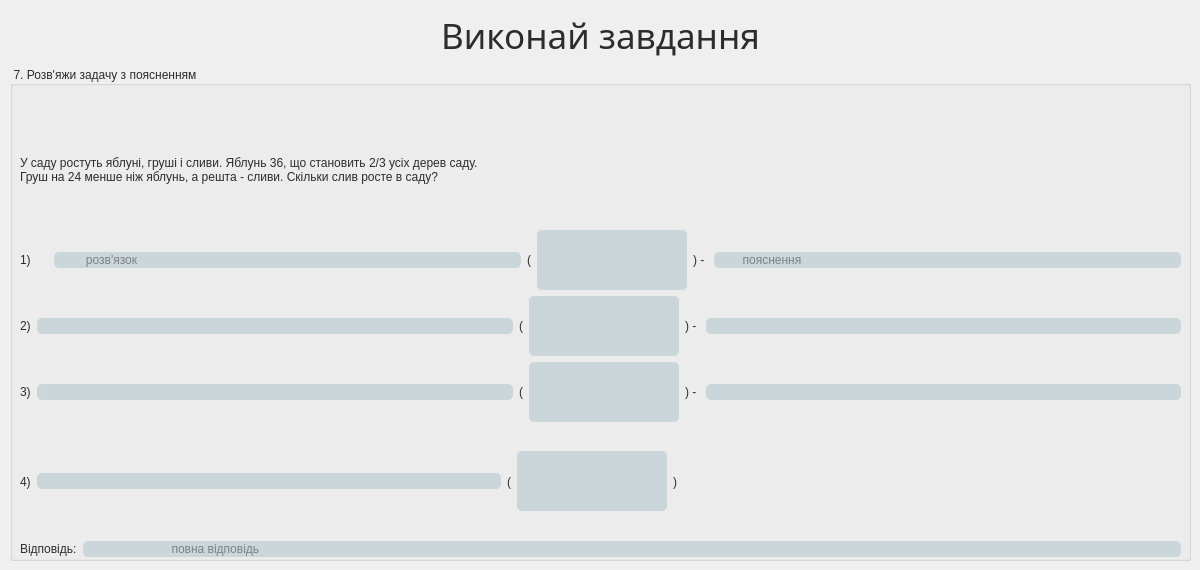
     <widget class="QWidget" name="page_5">
      <widget class="QWidget" name="layoutWidget">
       <property name="geometry">
        <rect>
         <x>10</x>
         <y>10</y>
         <width>1181</width>
         <height>551</height>
        </rect>
       </property>
       <layout class="QVBoxLayout" name="verticalLayout_18">
        <item>
         <widget class="QLabel" name="mainTask_5">
          <property name="minimumSize">
           <size>
            <width>500</width>
            <height>40</height>
           </size>
          </property>
          <property name="maximumSize">
           <size>
            <width>16777215</width>
            <height>50</height>
           </size>
          </property>
          <property name="font">
           <font>
            <family>Futura PT Book Italic</family>
            <pointsize>26</pointsize>
            <weight>50</weight>
            <italic>false</italic>
            <bold>false</bold>
           </font>
          </property>
          <property name="styleSheet">
           <string notr="true">color:rgb(45, 44, 44);
font: 26pt &quot;Futura PT Book Italic&quot;;</string>
          </property>
          <property name="text">
           <string>Виконай завдання</string>
          </property>
          <property name="alignment">
           <set>Qt::AlignCenter</set>
          </property>
         </widget>
        </item>
        <item>
         <widget class="QGroupBox" name="task_7">
          <property name="styleSheet">
           <string notr="true">color:rgb(45, 44, 44);
font: 26pt &quot;Yu Gothic UI Semilight&quot;;
</string>
          </property>
          <property name="title">
           <string>7. Розв'яжи задачу з поясненням</string>
          </property>
          <widget class="QWidget" name="layoutWidget">
           <property name="geometry">
            <rect>
             <x>10</x>
             <y>50</y>
             <width>1161</width>
             <height>441</height>
            </rect>
           </property>
           <layout class="QVBoxLayout" name="verticalLayout_17">
            <item>
             <widget class="QLabel" name="task_7_1">
              <property name="styleSheet">
               <string notr="true">color:rgb(45, 44, 44);
font: 20pt &quot;Yu Gothic UI Semilight&quot;;
</string>
              </property>
              <property name="text">
               <string>У саду ростуть яблуні, груші і сливи. Яблунь 36, що становить 2/3 усіх дерев саду. 
Груш на 24 менше ніж яблунь, а решта - сливи. Скільки слив росте в саду?</string>
              </property>
             </widget>
            </item>
            <item>
             <layout class="QHBoxLayout" name="horizontalLayout_10">
              <item>
               <widget class="QLabel" name="answ_7_1_Label">
                <property name="minimumSize">
                 <size>
                  <width>28</width>
                  <height>0</height>
                 </size>
                </property>
                <property name="styleSheet">
                 <string notr="true">color:rgb(45, 44, 44);
font: 26pt &quot;Yu Gothic UI Semilight&quot;;

</string>
                </property>
                <property name="text">
                 <string>1)</string>
                </property>
               </widget>
              </item>
              <item>
               <widget class="QLineEdit" name="answ_7_1_1">
                <property name="styleSheet">
                 <string notr="true">font: 35pt &quot;Yu Gothic UI Semilight&quot;;
border-radius: 5px;
background-color: rgb(203, 214, 218);
border-color: rgb(203, 214, 218);
color: rgb(45, 44, 44);
</string>
                </property>
                <property name="placeholderText">
                 <string>         розв'язок</string>
                </property>
               </widget>
              </item>
              <item>
               <widget class="QLabel" name="answ_7_1_Label2">
                <property name="styleSheet">
                 <string notr="true">color:rgb(45, 44, 44);
font: 26pt &quot;Yu Gothic UI Semilight&quot;;
</string>
                </property>
                <property name="text">
                 <string>(</string>
                </property>
               </widget>
              </item>
              <item>
               <widget class="QLineEdit" name="answ_7_1_2">
                <property name="minimumSize">
                 <size>
                  <width>150</width>
                  <height>60</height>
                 </size>
                </property>
                <property name="maximumSize">
                 <size>
                  <width>60</width>
                  <height>60</height>
                 </size>
                </property>
                <property name="styleSheet">
                 <string notr="true">font: 25pt &quot;Yu Gothic UI Semilight&quot;;
border-radius: 5px;
background-color: rgb(203, 214, 218);
border-color: rgb(203, 214, 218);
color: rgb(45, 44, 44);</string>
                </property>
               </widget>
              </item>
              <item>
               <widget class="QLabel" name="answ_7_1_Label3">
                <property name="styleSheet">
                 <string notr="true">color:rgb(45, 44, 44);
font: 26pt &quot;Yu Gothic UI Semilight&quot;;
</string>
                </property>
                <property name="text">
                 <string>) - </string>
                </property>
               </widget>
              </item>
              <item>
               <widget class="QLineEdit" name="answ_7_1_3">
                <property name="styleSheet">
                 <string notr="true">font: 35pt &quot;Yu Gothic UI Semilight&quot;;
border-radius: 5px;
background-color: rgb(203, 214, 218);
border-color: rgb(203, 214, 218);
color: rgb(45, 44, 44);</string>
                </property>
                <property name="placeholderText">
                 <string>        пояснення</string>
                </property>
               </widget>
              </item>
             </layout>
            </item>
            <item>
             <layout class="QHBoxLayout" name="horizontalLayout_11">
              <item>
               <widget class="QLabel" name="answ_7_2_Label">
                <property name="styleSheet">
                 <string notr="true">color:rgb(45, 44, 44);
font: 26pt &quot;Yu Gothic UI Semilight&quot;;

</string>
                </property>
                <property name="text">
                 <string>2)</string>
                </property>
               </widget>
              </item>
              <item>
               <widget class="QLineEdit" name="answ_7_2_1">
                <property name="styleSheet">
                 <string notr="true">font: 35pt &quot;Yu Gothic UI Semilight&quot;;
border-radius: 5px;
background-color: rgb(203, 214, 218);
border-color: rgb(203, 214, 218);
color: rgb(45, 44, 44);</string>
                </property>
               </widget>
              </item>
              <item>
               <widget class="QLabel" name="answ_7_2_Label2">
                <property name="styleSheet">
                 <string notr="true">color:rgb(45, 44, 44);
font: 26pt &quot;Yu Gothic UI Semilight&quot;;
</string>
                </property>
                <property name="text">
                 <string>(</string>
                </property>
               </widget>
              </item>
              <item>
               <widget class="QLineEdit" name="answ_7_2_2">
                <property name="minimumSize">
                 <size>
                  <width>150</width>
                  <height>60</height>
                 </size>
                </property>
                <property name="maximumSize">
                 <size>
                  <width>60</width>
                  <height>60</height>
                 </size>
                </property>
                <property name="styleSheet">
                 <string notr="true">font: 25pt &quot;Yu Gothic UI Semilight&quot;;
border-radius: 5px;
background-color: rgb(203, 214, 218);
border-color: rgb(203, 214, 218);
color: rgb(45, 44, 44);</string>
                </property>
               </widget>
              </item>
              <item>
               <widget class="QLabel" name="answ_7_2_Label3">
                <property name="styleSheet">
                 <string notr="true">color:rgb(45, 44, 44);
font: 26pt &quot;Yu Gothic UI Semilight&quot;;
</string>
                </property>
                <property name="text">
                 <string>) - </string>
                </property>
               </widget>
              </item>
              <item>
               <widget class="QLineEdit" name="answ_7_2_3">
                <property name="styleSheet">
                 <string notr="true">font: 35pt &quot;Yu Gothic UI Semilight&quot;;
border-radius: 5px;
background-color: rgb(203, 214, 218);
border-color: rgb(203, 214, 218);
color: rgb(45, 44, 44);</string>
                </property>
               </widget>
              </item>
             </layout>
            </item>
            <item>
             <layout class="QHBoxLayout" name="horizontalLayout_12">
              <item>
               <widget class="QLabel" name="answ_7_3_Label">
                <property name="styleSheet">
                 <string notr="true">color:rgb(45, 44, 44);
font: 26pt &quot;Yu Gothic UI Semilight&quot;;

</string>
                </property>
                <property name="text">
                 <string>3)</string>
                </property>
               </widget>
              </item>
              <item>
               <widget class="QLineEdit" name="answ_7_3_1">
                <property name="styleSheet">
                 <string notr="true">font: 35pt &quot;Yu Gothic UI Semilight&quot;;
border-radius: 5px;
background-color: rgb(203, 214, 218);
border-color: rgb(203, 214, 218);
color: rgb(45, 44, 44);</string>
                </property>
               </widget>
              </item>
              <item>
               <widget class="QLabel" name="answ_7_3_Label2">
                <property name="styleSheet">
                 <string notr="true">color:rgb(45, 44, 44);
font: 26pt &quot;Yu Gothic UI Semilight&quot;;
</string>
                </property>
                <property name="text">
                 <string>(</string>
                </property>
               </widget>
              </item>
              <item>
               <widget class="QLineEdit" name="answ_7_3_2">
                <property name="minimumSize">
                 <size>
                  <width>150</width>
                  <height>60</height>
                 </size>
                </property>
                <property name="maximumSize">
                 <size>
                  <width>60</width>
                  <height>60</height>
                 </size>
                </property>
                <property name="styleSheet">
                 <string notr="true">font: 25pt &quot;Yu Gothic UI Semilight&quot;;
border-radius: 5px;
background-color: rgb(203, 214, 218);
border-color: rgb(203, 214, 218);
color: rgb(45, 44, 44);</string>
                </property>
               </widget>
              </item>
              <item>
               <widget class="QLabel" name="answ_7_3_Label3">
                <property name="styleSheet">
                 <string notr="true">color:rgb(45, 44, 44);
font: 26pt &quot;Yu Gothic UI Semilight&quot;;
</string>
                </property>
                <property name="text">
                 <string>) - </string>
                </property>
               </widget>
              </item>
              <item>
               <widget class="QLineEdit" name="answ_7_3_3">
                <property name="styleSheet">
                 <string notr="true">font: 35pt &quot;Yu Gothic UI Semilight&quot;;
border-radius: 5px;
background-color: rgb(203, 214, 218);
border-color: rgb(203, 214, 218);
color: rgb(45, 44, 44);</string>
                </property>
               </widget>
              </item>
             </layout>
            </item>
            <item>
             <layout class="QHBoxLayout" name="horizontalLayout_15">
              <item>
               <widget class="QLabel" name="answ_7_3_Label_2">
                <property name="styleSheet">
                 <string notr="true">color:rgb(45, 44, 44);
font: 26pt &quot;Yu Gothic UI Semilight&quot;;

</string>
                </property>
                <property name="text">
                 <string>4)</string>
                </property>
               </widget>
              </item>
              <item>
               <widget class="QLineEdit" name="answ_7_3_6">
                <property name="minimumSize">
                 <size>
                  <width>448</width>
                  <height>0</height>
                 </size>
                </property>
                <property name="styleSheet">
                 <string notr="true">font: 35pt &quot;Yu Gothic UI Semilight&quot;;
border-radius: 5px;
background-color: rgb(203, 214, 218);
border-color: rgb(203, 214, 218);
color: rgb(45, 44, 44);</string>
                </property>
               </widget>
              </item>
              <item>
               <widget class="QLabel" name="answ_7_3_Label2_2">
                <property name="styleSheet">
                 <string notr="true">color:rgb(45, 44, 44);
font: 26pt &quot;Yu Gothic UI Semilight&quot;;
</string>
                </property>
                <property name="text">
                 <string>(</string>
                </property>
               </widget>
              </item>
              <item>
               <widget class="QLineEdit" name="answ_7_3_5">
                <property name="minimumSize">
                 <size>
                  <width>150</width>
                  <height>60</height>
                 </size>
                </property>
                <property name="maximumSize">
                 <size>
                  <width>60</width>
                  <height>60</height>
                 </size>
                </property>
                <property name="styleSheet">
                 <string notr="true">font: 25pt &quot;Yu Gothic UI Semilight&quot;;
border-radius: 5px;
background-color: rgb(203, 214, 218);
border-color: rgb(203, 214, 218);
color: rgb(45, 44, 44);</string>
                </property>
               </widget>
              </item>
              <item>
               <widget class="QLabel" name="answ_7_3_Label3_2">
                <property name="minimumSize">
                 <size>
                  <width>44</width>
                  <height>0</height>
                 </size>
                </property>
                <property name="styleSheet">
                 <string notr="true">color:rgb(45, 44, 44);
font: 26pt &quot;Yu Gothic UI Semilight&quot;;
</string>
                </property>
                <property name="text">
                 <string>) </string>
                </property>
               </widget>
              </item>
              <item>
               <spacer name="horizontalSpacer_12">
                <property name="orientation">
                 <enum>Qt::Horizontal</enum>
                </property>
                <property name="sizeHint" stdset="0">
                 <size>
                  <width>40</width>
                  <height>20</height>
                 </size>
                </property>
               </spacer>
              </item>
             </layout>
            </item>
            <item>
             <layout class="QHBoxLayout" name="horizontalLayout_14">
              <item>
               <widget class="QLabel" name="answ_7_4_Label">
                <property name="styleSheet">
                 <string notr="true">color:rgb(45, 44, 44);
font: 26pt &quot;Yu Gothic UI Semilight&quot;;

</string>
                </property>
                <property name="text">
                 <string>Відповідь:</string>
                </property>
               </widget>
              </item>
              <item>
               <widget class="QLineEdit" name="answ_7_3_4">
                <property name="styleSheet">
                 <string notr="true">font: 35pt &quot;Yu Gothic UI Semilight&quot;;
border-radius: 5px;
background-color: rgb(203, 214, 218);
border-color: rgb(203, 214, 218);
color: rgb(45, 44, 44);
</string>
                </property>
                <property name="placeholderText">
                 <string>                          повна відповідь</string>
                </property>
               </widget>
              </item>
             </layout>
            </item>
           </layout>
          </widget>
         </widget>
        </item>
       </layout>
      </widget>
     </widget>
